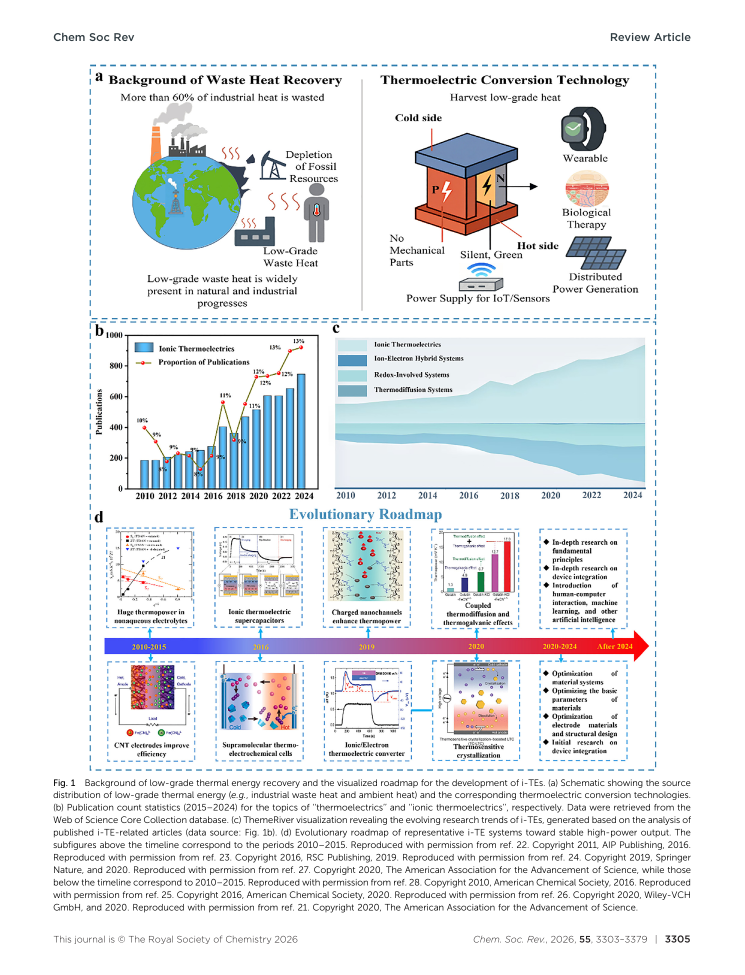
#> input picture iTE-TG/output/rendered/csr2026_p3-03.png, 1489 x 1949 px (shown at 1/2 size)
$ python build_thermogalvanic_report.py
#> lines starting #> are read from the running program, lines starting #| are printed output that depends on the picture
from pathlib import Path
import shutil
import subprocess
import zipfile

from PIL import Image, ImageOps
from pptx import Presentation
from pptx.dml.color import RGBColor
from pptx.enum.shapes import MSO_SHAPE
from pptx.enum.text import PP_ALIGN
from pptx.util import Inches, Pt


ROOT = Path(__file__).resolve().parent
OUT = ROOT / "output"
FIG_DIR = OUT / "assets" / "figures"
RENDER_DIR = OUT / "rendered"
PPTX = OUT / "final_presentation_cn.pptx"

PY = "/Users/ryan/.cache/codex-runtimes/codex-primary-runtime/dependencies/python/bin/python3"
AUDIT = "/Users/ryan/.codex/skills/nature-paper2ppt/scripts/audit_pptx_quality.py"

SOURCE_PDFS = {
    "csr2026": "/Users/ryan/Downloads/d5cs01175b.pdf",
    "advmat2026": "/Users/ryan/Downloads/Advanced Materials - 2026 - Kim - Functional Polymers for Ionic Thermoelectrics  Multiscale Design Strategies for Ion.pdf",
    "advsc2025": "/Users/ryan/Downloads/Advanced Science - 2025 - Lin - Critical Design Strategy of Thermogalvanic Hydrogels for Low‐Grade Heat Harvesting.pdf",
    "nsr2026": "/Users/ryan/Downloads/nwag283.pdf",
    "joule2021": "/Users/ryan/Downloads/1-s2.0-S2542435121000866-main.pdf",
}

PAGE_RENDERS = [
    ("csr2026", 3),
    ("advmat2026", 2),
    ("advmat2026", 6),
    ("advmat2026", 24),
    ("advmat2026", 25),
    ("advsc2025", 3),
    ("advsc2025", 4),
    ("advsc2025", 7),
    ("advsc2025", 17),
    ("nsr2026", 7),
    ("nsr2026", 22),
    ("joule2021", 2),
]

CROPS = [
    {
        "src": "csr2026_p3-03.png",
        "out": "fig_low_grade_heat_roadmap.png",
        "box": (135, 130, 1278, 1570),
        "source": "Fig. 1, Chem. Soc. Rev., 2026",
        "slide": "2",
        "note": "低品位热背景、出版增长和 i-TE 发展路线图。",
    },
    {
        "src": "joule2021_p2-02.png",
        "out": "fig_liquid_state_thermocell.png",
        "box": (130, 250, 910, 710),
        "source": "Fig. 1, Joule, 2021",
        "slide": "3",
        "note": "液态 thermocell 的低品位热来源与基本转换单元。",
    },
    {
        "src": "advsc2025_p3-03.png",
        "out": "fig_three_mechanisms.png",
        "box": (130, 185, 1265, 1045),
        "source": "Fig. 1, Adv. Sci., 2025",
        "slide": "4",
        "note": "TD、TG 和 thermoextraction 的机制并列。",
    },
    {
        "src": "advmat2026_p6-06.png",
        "out": "fig_td_tg_voltage_profiles.png",
        "box": (105, 80, 1265, 955),
        "source": "Fig. 2, Adv. Mater., 2026",
        "slide": "5",
        "note": "TD/TG 的电压曲线和连续输出差异。",
    },
    {
        "src": "advmat2026_p2-02.png",
        "out": "fig_performance_material_comparison.png",
        "box": (100, 75, 1280, 950),
        "source": "Fig. 1, Adv. Mater., 2026",
        "slide": "7",
        "note": "iTE 与 eTE 的 thermopower/conductivity 区间及多尺度设计。",
    },
    {
        "src": "nsr2026_p7-07.png",
        "out": "fig_material_categories.png",
        "box": (150, 165, 1275, 1635),
        "source": "Fig. 2, Natl. Sci. Rev., 2026",
        "slide": "8",
        "note": "液态、凝胶态、聚电解质和多孔固态材料类别。",
    },
    {
        "src": "nsr2026_p22-22.png",
        "out": "fig_redox_couples_strategies.png",
        "box": (300, 160, 1260, 910),
        "source": "Fig. 6, Natl. Sci. Rev., 2026",
        "slide": "9",
        "note": "常用 redox couples 和热电势增强策略。",
    },
    {
        "src": "advsc2025_p7-07.png",
        "out": "fig_hydrogel_synergy.png",
        "box": (125, 180, 1235, 910),
        "source": "Fig. 2, Adv. Sci., 2025",
        "slide": "10",
        "note": "Fe(CN)6/KCl/gelatin 协同效应及凝胶力学/自充电示例。",
    },
    {
        "src": "advsc2025_p17-17.png",
        "out": "fig_device_integration.png",
        "box": (120, 175, 1270, 905),
        "source": "Fig. 10, Adv. Sci., 2025",
        "slide": "11",
        "note": "Z 型、Pi 型连接和垂直/横向集成模式。",
    },
    {
        "src": "advmat2026_p24-24.png",
        "out": "fig_wearable_applications.png",
        "box": (115, 80, 1270, 680),
        "source": "Fig. 13, Adv. Mater., 2026",
        "slide": "12",
        "note": "皮肤适配和装备型可穿戴 iTE 应用。",
    },
    {
        "src": "advmat2026_p25-25.png",
        "out": "fig_photothermal_steam_apps.png",
        "box": (120, 80, 1268, 675),
        "source": "Fig. 15, Adv. Mater., 2026",
        "slide": "12",
        "note": "太阳光/蒸汽驱动的应用场景。",
    },
]


def ensure_dirs():
    OUT.mkdir(exist_ok=True)
    FIG_DIR.mkdir(parents=True, exist_ok=True)
    RENDER_DIR.mkdir(parents=True, exist_ok=True)


def render_pages():
    for tag, page in PAGE_RENDERS:
        expected = RENDER_DIR / f"{tag}_p{page}-{page:02d}.png"
        if expected.exists():
            continue
        prefix = RENDER_DIR / f"{tag}_p{page}"
        subprocess.run(
            [
                "/opt/homebrew/bin/pdftoppm",
                "-png",
                "-r",
                "180",
                "-f",
                str(page),
                "-l",
                str(page),
                SOURCE_PDFS[tag],
                str(prefix),
            ],
            check=True,
        )
#> (the call stopped at in render_pages, `subprocess.run( [ "/opt/homebrew/bin/pdftoppm", "-png", "-r", "180", "..`: subprocess is not available in this run)


def crop_figures():
    manifest = [
        "# Asset Manifest",
        "",
        "所有图片均从用户提供的综述 PDF 页面渲染后裁剪，未改动原始科学数据。",
        "",
    ]
    for item in CROPS:
        src = RENDER_DIR / item["src"]
        out = FIG_DIR / item["out"]
        im = Image.open(src).convert("RGB")
#> im is the input picture: PIL image 1489x1949 RGB; mean R, G, B 232.3, 234.2, 236.1
        crop = im.crop(item["box"])
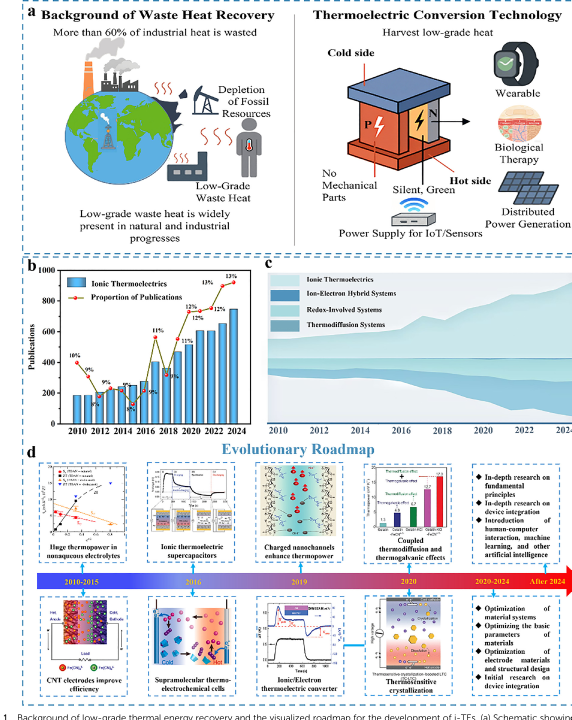
#> crop: PIL image 1143x1440 RGB (shown at 1/2 size); mean R, G, B 221.7, 224.8, 228.1
        crop = ImageOps.expand(crop, border=10, fill="white")
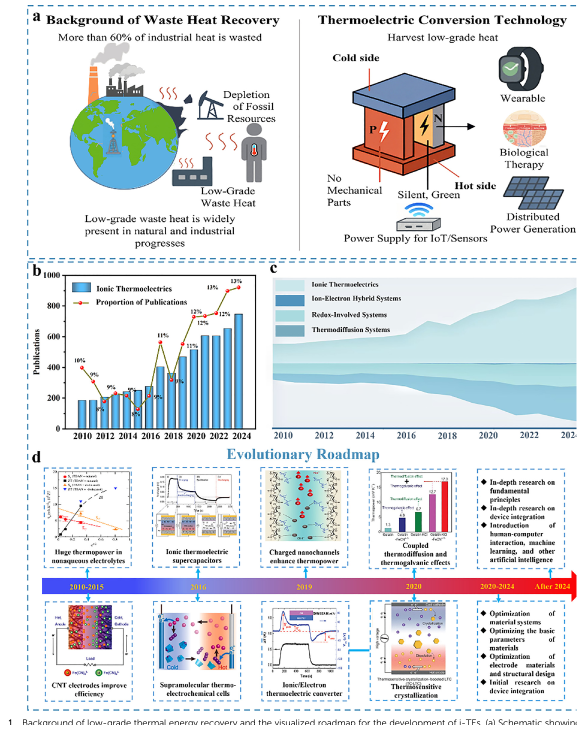
#> crop: PIL image 1163x1460 RGB (shown at 1/2 size); mean R, G, B 222.7, 225.7, 228.9
        crop.save(out, quality=95)
        manifest.extend(
            [
                f"- asset: `{item['out']}`",
                f"  source: {item['source']}",
                f"  slide: {item['slide']}",
                f"  method: page render at 180 dpi, manual crop {item['box']}",
                "  crop_qa: pass",
                f"  notes: {item['note']}",
            ]
        )
#> pass 2 of the loop in crop_figures, `for item in CROPS:`:
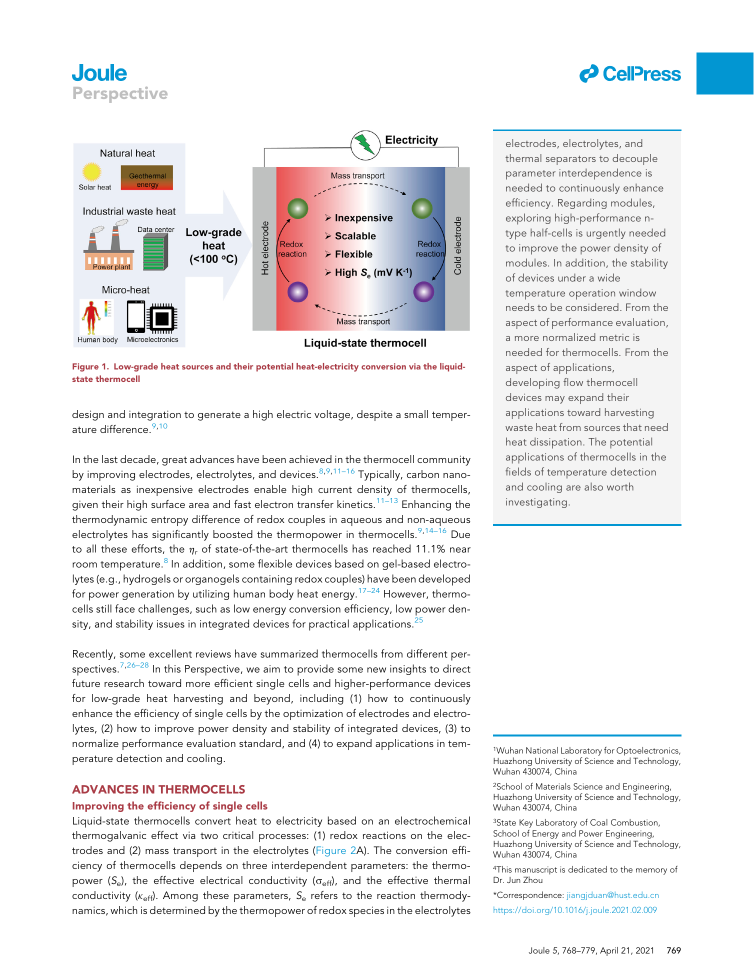
#> input picture iTE-TG/output/rendered/joule2021_p2-02.png, 1508 x 1958 px (shown at 1/2 size)
#> in crop_figures, im is the input picture: PIL image 1508x1958 RGB; mean R, G, B 238.9, 238.4, 239.3
#> in crop_figures, `crop = im.crop(item["box"])`:
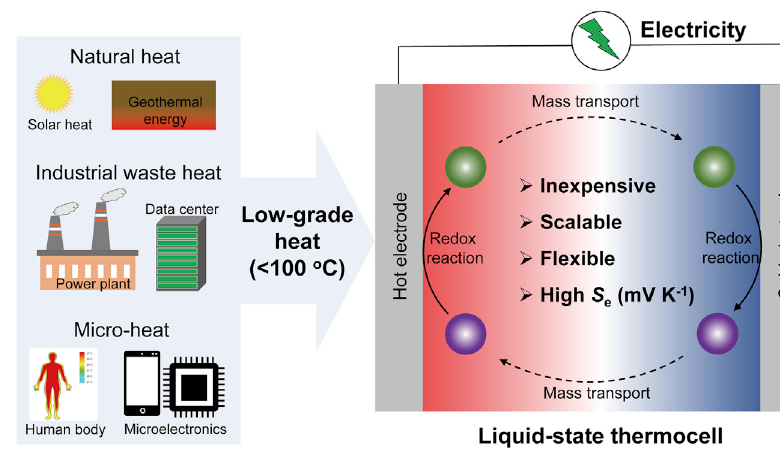
#> crop: PIL image 780x460 RGB; mean R, G, B 215.5, 205.9, 209.1
#> in crop_figures, `crop = ImageOps.expand(crop, border=10, fill="white")`:
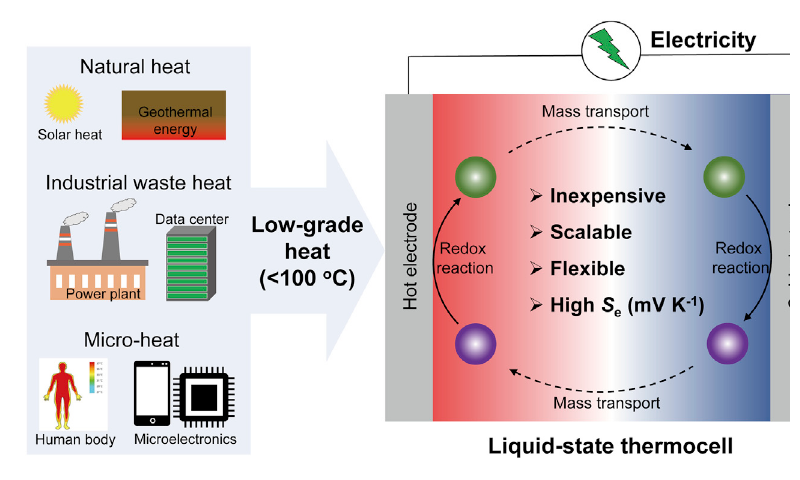
#> crop: PIL image 800x480 RGB; mean R, G, B 218.1, 209.1, 212.2
#> pass 3 of the loop in crop_figures, `for item in CROPS:`:
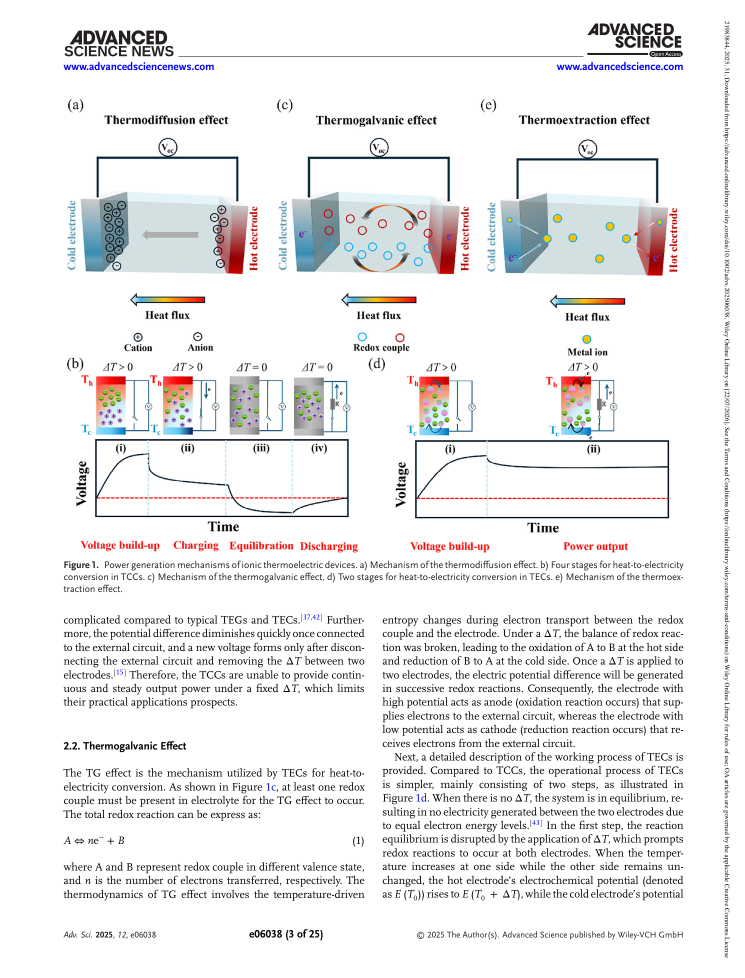
#> input picture iTE-TG/output/rendered/advsc2025_p3-03.png, 1489 x 1956 px (shown at 1/2 size)
#> in crop_figures, im is the input picture: PIL image 1489x1956 RGB; mean R, G, B 238, 237.4, 237.9
#> in crop_figures, `crop = im.crop(item["box"])`:
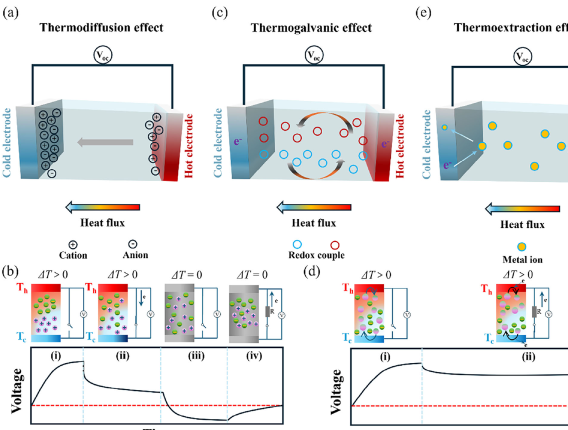
#> crop: PIL image 1135x860 RGB (shown at 1/2 size); mean R, G, B 231.5, 231.7, 232.1
#> in crop_figures, `crop = ImageOps.expand(crop, border=10, fill="white")`:
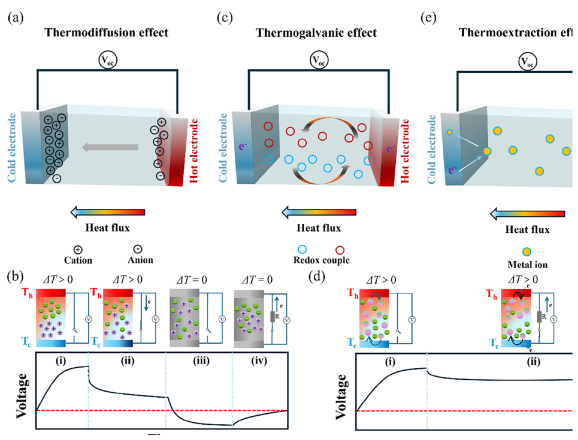
#> crop: PIL image 1155x880 RGB (shown at 1/2 size); mean R, G, B 232.4, 232.6, 233
#> the loop made 4 passes; the first 3 are shown
    (OUT / "asset_manifest.md").write_text("\n".join(manifest) + "\n", encoding="utf-8")


# [71 lines left out: functions add_bg, add_title, add_text, add_bullets, add_takeaway, not called in this run]


def add_source(slide, text, y=6.55):
    add_text(slide, 0.48, y, 11.8, 0.22, f"Source: {text}", size=7, color=(92, 104, 108))


# [31 lines left out: functions add_picture_fit, add_section_label, not called in this run]


def add_metric(slide, value, label, x, y, w=2.55):
    add_text(slide, x, y, w, 0.35, value, size=20, bold=True, color=(18, 99, 92), align=PP_ALIGN.CENTER)
    add_text(slide, x, y + 0.35, w, 0.45, label, size=9, color=(70, 83, 88), align=PP_ALIGN.CENTER)


# [332 lines left out: functions build_deck, write_outline, make_contact_sheet, write_qa, run_audit, not called in this run]


def main():
    ensure_dirs()
    render_pages()
    crop_figures()
    make_contact_sheet()
    write_outline()
    build_deck()
    # Reopen for package validation.
    Presentation(PPTX)
    audit_status = run_audit()
    write_qa(audit_status)
    print(PPTX)


if __name__ == "__main__":
#> (the run stopped early here; a loop or call above may not have finished)
